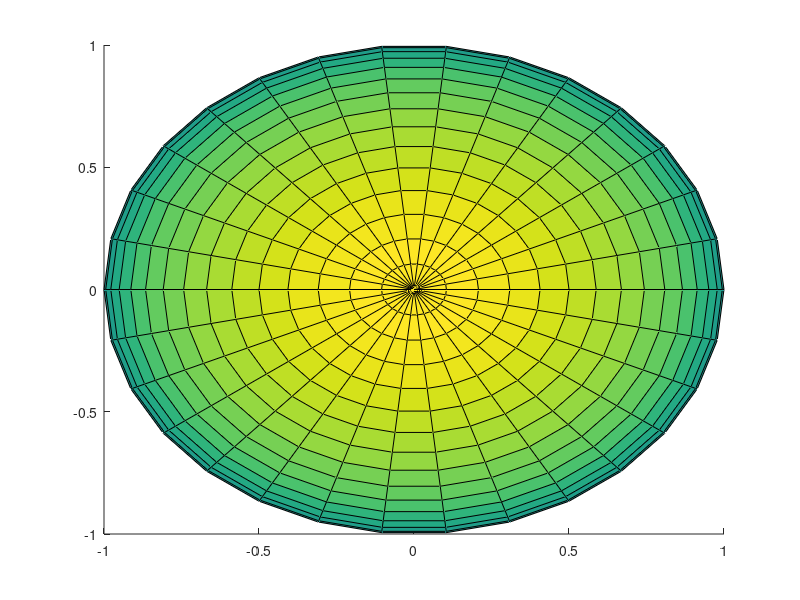

This figure's MATLAB source: (Note: this script raises an error after producing the figure.)
clear all
close all
dz=1/2;
sep=3;
path='Tex\images\src\';
global color;
color=[49/255 39/255 131/255].*1.2;
rangeyz=-4:1:4;
rangex=-4:dz:4;
[xx,yy,zz]=meshgrid(rangeyz,rangex,rangeyz);
A=xx.^2+yy.^2+zz.^2<4.5^2;
sep=4;
B=zeros(size(A).*[sep 1 1]);
B(1:sep:size(A,1)*sep,:,:)=A;


fig1=figure(1);
hold on
[sx,sy,sz] = sphere(30);
s=surf(sx,sy,sz);
s.FaceColor=color;
s.EdgeAlpha=0;
axis equal
axis off
view(-15,15)
camlight right
lighting gouraud
material dull
print(strcat(path,'sphere1'),'-dpng');

fig2=figure(2);
hold on
draw(A,[dz,1,1],[dz,1,1]);
axis equal
axis off
view(-15,15)
camlight right
lighting gouraud
material dull
print(strcat(path,'sphere2'),'-dpng');

fig3=figure(3);
hold on
draw(B,[1/4,1,1],[1/4,1,1]);
axis equal
axis off
view(-15,15)
camlight right
lighting gouraud
material dull

print(strcat(path,'sphere3'),'-dpng');

function draw(mat,sz,d)
    if nargin<2;sz=[1,1,1];end
    if nargin<3;d=sz;end
global color;
[ix,iy,iz] = ind2sub(size(mat),find(mat==1));
x0=([0 1 1 0 0 0;1 1 0 0 1 1;1 1 0 0 1 1;0 1 1 0 0 0]-0.5)*sz(1);
y0=([0 0 1 1 0 0;0 1 1 0 0 0;0 1 1 0 1 1;0 0 1 1 1 1]-0.5)*sz(2);
z0=([0 0 0 0 0 1;0 0 0 0 0 1;1 1 1 1 0 1;1 1 1 1 0 1]-0.5)*sz(3);
x=repmat(x0,1,numel(ix))+repmat(reshape(repmat(ix'*d(1),6,1),1,6*numel(ix)),4,1);
y=repmat(y0,1,numel(ix))+repmat(reshape(repmat(iy'*d(2),6,1),1,6*numel(ix)),4,1);
z=repmat(z0,1,numel(ix))+repmat(reshape(repmat(iz'*d(3),6,1),1,6*numel(ix)),4,1);
h=patch(x,y,z,color,'FaceAlpha',1,'EdgeColor','black','EdgeLighting','flat');
end